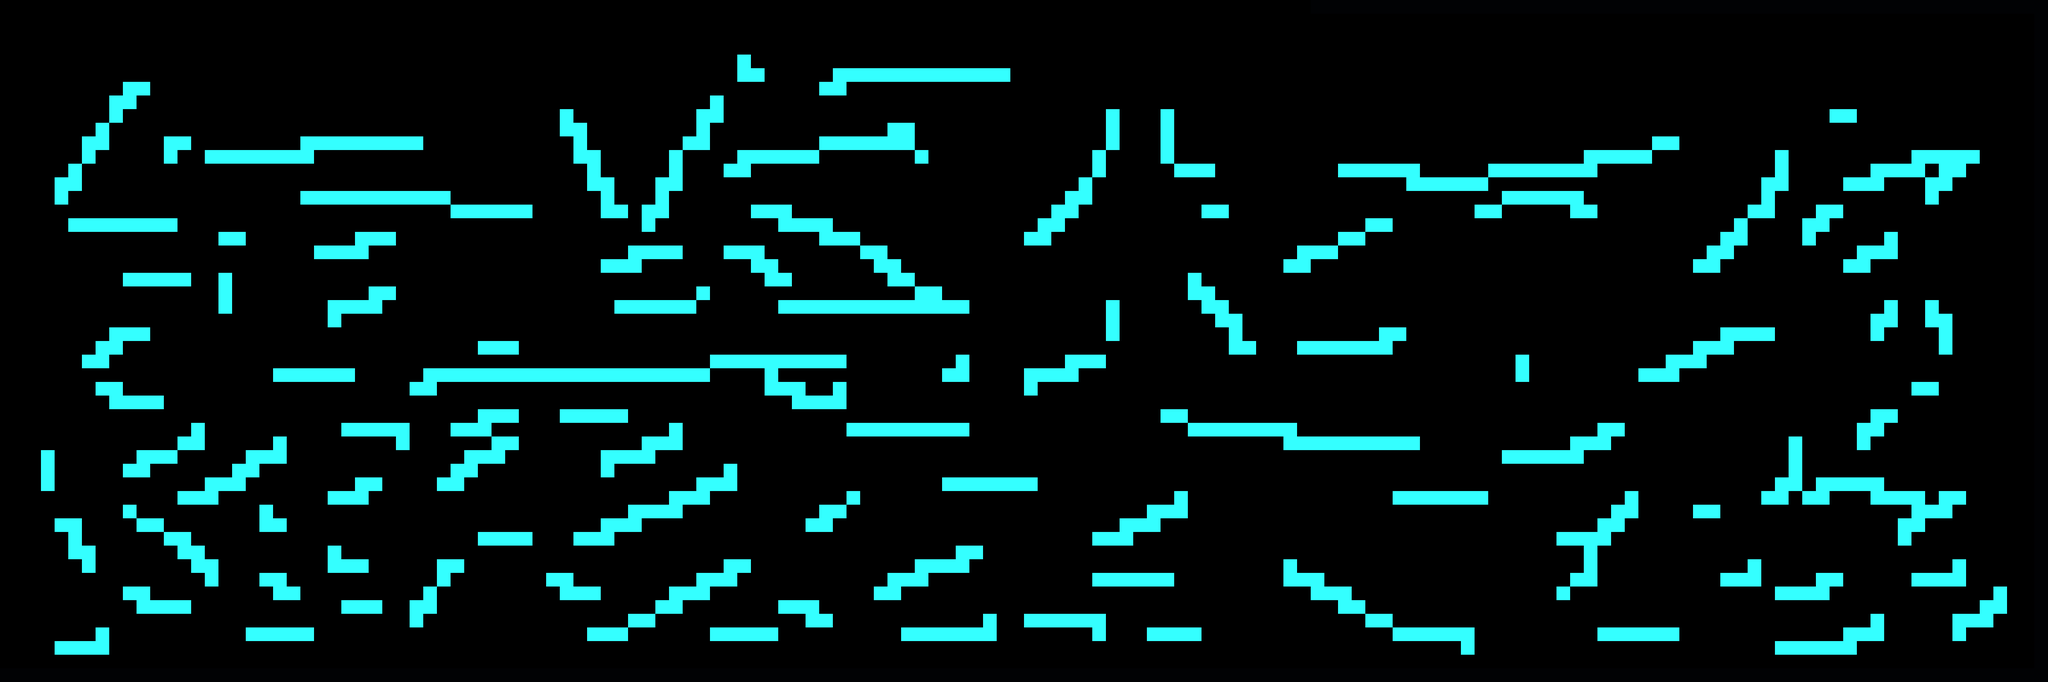

Rendered tile map (Tiled .tmx) drawn with the repository's tilesets; below, a short description and the map source with its tile grids summarised:
An orthogonal 150x50 tile map with 32x32 px tiles, 2 tile layers (TileArea, Foo).

<map version="1.0" orientation="orthogonal" renderorder="right-down" width="150" height="50" tilewidth="32" tileheight="32" nextobjectid="1">
 <tileset firstgid="1" name="MasterTileset" tilewidth="32" tileheight="32" tilecount="100">
  <image source="../TileSet_Master.png" trans="ff00ff" width="320" height="320" />
 </tileset>
 <layer name="TileArea" width="150" height="50">
  <data>[7500 cells, 396 non-empty, 2 distinct tile ids]</data>
 </layer>
 <layer name="Foo" width="150" height="50">
  <data>[7500 cells, 808 non-empty, 1 distinct tile ids]</data>
 </layer>
</map>